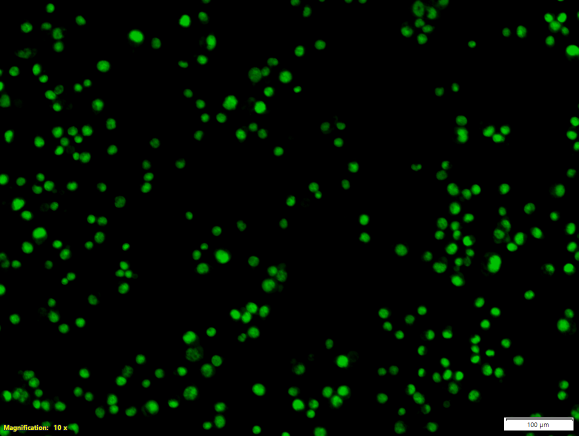
#> input picture Image-01_G.tif, 1157 x 871 px (shown at 1/2 size); its folder holds 4 pictures in this run
$ python ao_eb_batch_quant_v2.py --input_dir .
#> lines starting #> are read from the running program, lines starting #| are printed output that depends on the picture
#!/usr/bin/env python3
"""
AO/EB Batch Quant v2.16  –  tuned gates + red-z safety-cap
=========================================================

* Default gates tightened to match the empirical “fallback ≈ union” balance
  you validated on your dataset.

      --g_z_early         8
      --ratio_mult_early  2.0
      --r_z_nec           12
      --g_z_thr_min       2

* New CLI switch  --max_r_z_thr  (default **10**):
  After Otsu, the EB/“red” z-score threshold is clamped to this value
  so a flood of red-only nuclei can’t push the split sky-high.

"""

from __future__ import annotations
import argparse, json, logging, os, warnings
from pathlib import Path
from typing import Dict, List, Union

import numpy as np, pandas as pd, tifffile as tiff
from joblib import Parallel, delayed
from skimage import exposure, filters, io, measure, morphology, segmentation, util
from scipy import ndimage as ndi
from scipy.signal import find_peaks
from sklearn.mixture import GaussianMixture
from tqdm import tqdm

logging.basicConfig(level=logging.INFO,
                    format="%(asctime)s | %(levelname)s | %(message)s",
                    datefmt="%H:%M:%S")
_log = logging.getLogger(__name__)

# ─── regionprops API probe (works 0.19 → 0.25) ──────────────────────
try:
    _REGIONPROPS_SUPPORTS_COOR = "coordinates" in measure.regionprops.__code__.co_varnames
except Exception:
    _REGIONPROPS_SUPPORTS_COOR = False

# ───────────────────────── CLI ───────────────────────────────────────
def parse_args():
    p = argparse.ArgumentParser("AO/EB batch quant v2.16")
    p.add_argument("-i", "--input_dir", type=Path, required=True)
    p.add_argument("-o", "--output", type=Path, default=Path("summary.csv"))
    p.add_argument("-j", "--workers", type=int, default=os.cpu_count())

    # segmentation knobs
    p.add_argument("--min_size", type=int, default=80)
    p.add_argument("--top_hat", type=int, default=15)
    p.add_argument("--seg_mode", choices=("green", "union", "fallback"), default="union")

    # gating knobs (updated defaults)
    p.add_argument("--ratio", type=float, default=0.0)
    p.add_argument("--ratio_fallback", type=float, default=1.2)
    p.add_argument("--g_z_early", type=float, default=8.0)            # ↑
    p.add_argument("--ratio_mult_early", type=float, default=2.0)     # ↑
    p.add_argument("--area_factor_late", type=float, default=1.25)
    p.add_argument("--ratio_factor_nec", type=float, default=0.30)
    p.add_argument("--r_z_nec", type=float, default=12.0)             # ↓
    p.add_argument("--g_z_thr_min", type=float, default=2.0,          # ↑
                   help="AO z-score above which a nucleus is used for Otsu red split")
    p.add_argument("--max_r_z_thr", type=float, default=10.0,
                   help="Maximum allowed red-z threshold after Otsu (union safety cap)")

    # I/O & misc
    p.add_argument("--overlay", action="store_true")
    p.add_argument("--masks", action="store_true")
    p.add_argument("--qc", action="store_true")
    p.add_argument("--no_auto_orient", action="store_true")
    p.add_argument("--first_channel", action="store_true")
    return p.parse_args()

# ─────────── helper functions (unchanged core) ──────────────────────
digit_channel = {"01": "BF", "02": "G", "03": "R", "04": "M"}

def split_numeric(stem: str):
    if "-" in stem: base, suff = stem.split("-", 1)
    elif "_" in stem: base, suff = stem.split("_", 1)
    else: return None
    if "_" not in suff: return None
    num, chan = suff.split("_", 1)
    return (base, digit_channel[num]) if num in digit_channel and chan.upper().startswith(digit_channel[num]) else None

def discover_bases(root: Path):
    bases = set()
    for tif in root.rglob("*.tif"):
        st = tif.stem
        if st.endswith(("_G", "_R", "_BF", "_M")):
            bases.add(tif.with_name(st.rsplit("_", 1)[0])); continue
        parsed = split_numeric(st)
        if parsed: bases.add(tif.with_name(parsed[0]))
    return sorted(bases)

def _reduce_2d(im, first_slice):
    while im.ndim > 2:
        if im.ndim == 3 and im.shape[-1] in (3, 4):
            im = im.mean(axis=-1); break
        im = im[0] if first_slice else im.max(axis=0)
    return im.astype(np.float32)

def _auto_orient(im, enabled=True):
    h, w = im.shape
    return im.T if enabled and min(h, w) < 16 and max(h, w) > 4 * min(h, w) else im

def read_plane(path, first_slice, orient_ok):
    return _auto_orient(_reduce_2d(tiff.imread(str(path)), first_slice), orient_ok)
#> in _auto_orient, `h, w = im.shape`: h = 871; w = 1157

def load_set(base: Path, A):
    L = lambda p: read_plane(p, A.first_channel, not A.no_auto_orient)
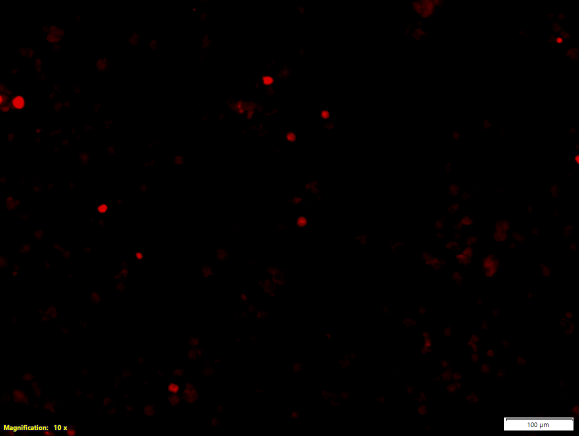
#> input picture Image-01_R.tif, 1157 x 871 px (shown at 1/2 size)
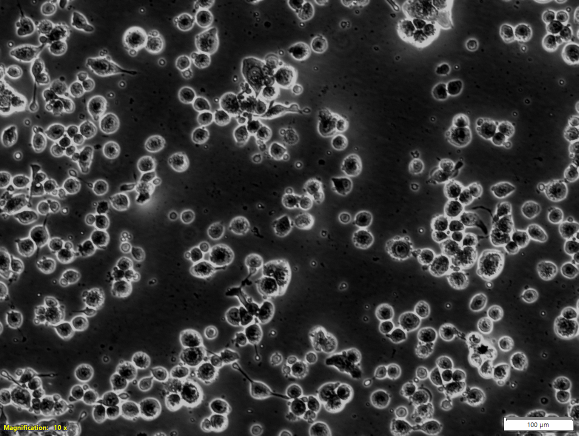
#> input picture Image-01_BF.tif, 1157 x 871 px (shown at 1/2 size)
    g = r = bf = None
    for pat in ("{b}_G.tif", "{b}-02_G.tif", "{b}_02_G.tif"):
        p = base.with_name(pat.format(b=base.name))
        if p.exists(): g = L(p); break
    for pat in ("{b}_R.tif", "{b}-03_R.tif", "{b}_03_R.tif"):
        p = base.with_name(pat.format(b=base.name))
        if p.exists(): r = L(p); break
    for pat in ("{b}_BF.tif", "{b}-01_BF.tif", "{b}_01_BF.tif"):
        p = base.with_name(pat.format(b=base.name))
        if p.exists(): bf = L(p); break
    if g is None or r is None:
        raise FileNotFoundError(base.name)
    return g, r, bf

def white_tophat(img, r): return morphology.white_tophat(img, footprint=morphology.disk(r)) if r > 0 else img

def segment(chan, mn):
    thr, _ = filters.threshold_multiotsu(chan, classes=3)[:2]
    mask = morphology.remove_small_objects(chan > thr, mn)
    dist = ndi.distance_transform_edt(mask)
    markers = measure.label(morphology.h_maxima(dist, 0.4))
    return segmentation.watershed(-dist, markers, mask=mask)

def _iter_regions(lbl):
    if _REGIONPROPS_SUPPORTS_COOR: yield from measure.regionprops(lbl, coordinates="rc")
    else: yield from measure.regionprops(lbl)

def _shape_art(r, h, w):
    minr, minc, maxr, maxc = r.bbox
    if minr == 0 or minc == 0 or maxr == h or maxc == w: return True
    return r.eccentricity > 0.97 and r.axis_major_length / (r.axis_minor_length + 1e-3) > 6

def filter_regions(lbl, bf):
    if lbl.max() == 0: return lbl
    keep = np.zeros(lbl.max() + 1, bool); h, w = lbl.shape
    for reg in _iter_regions(lbl):
        if reg.area < 50 or _shape_art(reg, h, w): continue
        if bf is not None and bf[tuple(reg.coords.T)].var() < 50: continue
        keep[reg.label] = True
    return lbl * keep[lbl]

def _do_segmentation(g, r, bf, A):
    if A.seg_mode == "green":
        return filter_regions(segment(g, A.min_size), bf)
    if A.seg_mode == "fallback":
        lbl = filter_regions(segment(g, A.min_size), bf)
        return lbl if lbl.max() > 0 else filter_regions(segment(r, A.min_size), bf)
    # union
    lbl = morphology.label((segment(g, A.min_size) > 0) | (segment(r, A.min_size) > 0))
    return filter_regions(lbl, bf)

def _fast_props(g, r, labels, g_bg, r_bg, g_sd, r_sd):
    flat = labels.ravel(); mask = flat > 0; ids = flat[mask]
    area = np.bincount(ids, minlength=labels.max() + 1).astype(np.float32)[1:]
    g_sum = np.bincount(ids, weights=g.ravel()[mask], minlength=labels.max() + 1)[1:]
    r_sum = np.bincount(ids, weights=r.ravel()[mask], minlength=labels.max() + 1)[1:]
    g_corr, r_corr = g_sum - area * g_bg, r_sum - area * r_bg
    g_z = g_corr / (g_sd * area + 1e-8); r_z = r_corr / (r_sd * area + 1e-8)
    ratio = np.maximum(g_corr / (r_corr + 1e-6), 1e-6)
    return area, g_z, r_z, ratio

def auto_valley_safe(ratios, fallback):
    clean = ratios[np.isfinite(ratios) & (ratios > 0)]
    if clean.size < 30: return fallback
    log = np.log2(clean + 1e-12); hist, edges = np.histogram(log, 128)
    peaks, _ = find_peaks(hist, prominence=hist.max() * 0.05)
    if len(peaks) < 2: return fallback
    p1, p2 = np.sort(peaks[np.argsort(hist[peaks])][-2:])
    valley = np.argmin(hist[p1:p2]) + p1
    return 2 ** ((edges[valley] + edges[valley + 1]) / 2)

# ─────────── per-field analysis ─────────────────────────────────────
def analyse(base: Path, A):
    try: g_raw, r_raw, bf = load_set(base, A)
    except FileNotFoundError as e: _log.error(e); return {}, []
    g, r = white_tophat(g_raw, A.top_hat), white_tophat(r_raw, A.top_hat)
    labels = _do_segmentation(g, r, bf, A)
    if labels.max() == 0:
        _log.warning("%s – no nuclei", base.name); return {}, []
    bg = labels == 0
    g_bg, g_sd = g[bg].mean(), g[bg].std() + 1e-6
    r_bg, r_sd = r[bg].mean(), r[bg].std() + 1e-6

    area, g_z, r_z, ratio = _fast_props(g, r, labels, g_bg, r_bg, g_sd, r_sd)
    idx = np.arange(1, labels.max() + 1); n = idx.size
    if n == 0: return {}, []

    # ----- EB split (uses AO-positive pool, then capped) -----------------
    pool = r_z[g_z > A.g_z_thr_min] if A.seg_mode == "union" else r_z
    thr_r_z = filters.threshold_otsu(pool) if pool.size > 1 else 3.0
    thr_r_z = min(thr_r_z, A.max_r_z_thr)   # safety-cap

    thr_ratio = A.ratio if A.ratio > 0 else auto_valley_safe(ratio, A.ratio_fallback)
    eb_neg = r_z <= thr_r_z
    if eb_neg.sum() >= 50:
        try:
            means = np.sort(GaussianMixture(2, random_state=0)
                            .fit(np.log2(ratio[eb_neg] + 1e-12).reshape(-1, 1))
                            .means_.ravel())
            thr_ratio = max(thr_ratio, 2 ** (means.mean()))
        except Exception as e: _log.debug("GMM fail %s", e)

    med_area = np.median(area)
    cls = np.full(n, "", object)
    early = (g_z > A.g_z_early) & (ratio >= thr_ratio * A.ratio_mult_early)
    cls[eb_neg & early] = "Early Apoptosis"
    cls[eb_neg & ~early] = "Live"
    eb_pos = ~eb_neg
    red_dom = (r_z > A.r_z_nec) | (ratio < A.ratio_factor_nec * thr_ratio)
    cls[eb_pos & red_dom] = "Necrotic"
    late = eb_pos & ~red_dom & (area < A.area_factor_late * med_area)
    cls[late] = "Late Apoptosis"
    cls[(eb_pos) & (cls == "")] = "Necrotic"

    cats = ("Live", "Early Apoptosis", "Late Apoptosis", "Necrotic")
    counts = {k: int((cls == k).sum()) for k in cats}
    summary = {"Image": base.name, "Total": n,
               "thr_ratio": thr_ratio, "thr_r_z": thr_r_z, **counts,
               **{f"{k}_pct": v / n * 100 for k, v in counts.items()}}
    rows = [{"Image": base.name, "Label": int(l), "Area_px": float(a),
             "g_z": float(gz), "r_z": float(rz), "ratio": float(rt), "Class": c}
            for l, a, gz, rz, rt, c in zip(idx, area, g_z, r_z, ratio, cls)]

    # ----- optional overlays / masks (unchanged) ------------------------
    if A.overlay or A.masks:
        qc_dir = A.output.with_suffix("").parent / "qc"; qc_dir.mkdir(parents=True, exist_ok=True)
        if A.overlay and min(g_raw.shape) >= 32:
            base_img = bf if (bf is not None and A.qc) else g_raw
            rgb = np.dstack([util.img_as_ubyte(exposure.rescale_intensity(base_img, out_range=(0, 1)))] * 3)
            for y, x in np.column_stack(np.where(segmentation.find_boundaries(labels))):
                rgb[y, x] = (255, 0, 0)
            io.imsave(qc_dir / f"{base.name}_overlay.png", rgb, check_contrast=False)
        if A.masks:
            tiff.imwrite(qc_dir / f"{base.name}_mask.tif", labels.astype(np.uint16),
                         photometric="minisblack")
    return summary, rows

# ─────────── main driver ─────────────────────────────────────────────
def main():
    A = parse_args(); bases = discover_bases(A.input_dir)
    if not bases: raise SystemExit("No AO/EB image sets found")
    _log.info("Processing %d field(s) [seg_mode=%s]", len(bases), A.seg_mode)
    par = Parallel(n_jobs=max(1, min(A.workers, len(bases))), prefer="threads")
    summaries, cells = [], []
    for s, c in tqdm(par(delayed(analyse)(b, A) for b in bases), total=len(bases)):
        if s: summaries.append(s); cells.extend(c)
    if not summaries: _log.error("Nothing quantified – abort"); return
    A.output.parent.mkdir(parents=True, exist_ok=True)
    pd.DataFrame(summaries).sort_values("Image").to_csv(A.output, index=False)
    pd.DataFrame(cells).to_csv(A.output.with_name(f"{A.output.stem}_cells.csv"), index=False)
    _log.info("Summary saved → %s", A.output)
    meta = {k: (v if isinstance(v, (str, int, float, bool)) else str(v))
            for k, v in vars(A).items()}
    meta["n_fields"] = len(summaries)
    A.output.with_suffix(".meta.json").write_text(json.dumps(meta, indent=2))

if __name__ == "__main__":
    main()
